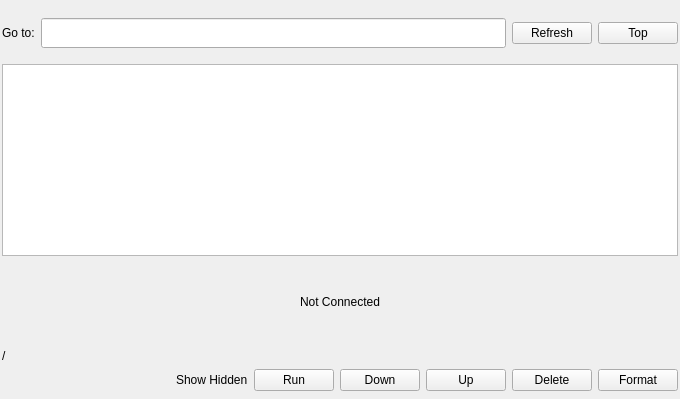
<?xml version="1.0" encoding="UTF-8"?>
<ui version="4.0">
 <class>CFileBrowser</class>
 <widget class="QWidget" name="CFileBrowser">
  <property name="geometry">
   <rect>
    <x>0</x>
    <y>0</y>
    <width>680</width>
    <height>399</height>
   </rect>
  </property>
  <property name="windowTitle">
   <string>Form</string>
  </property>
  <layout class="QVBoxLayout" name="verticalLayout">
   <property name="spacing">
    <number>6</number>
   </property>
   <property name="leftMargin">
    <number>2</number>
   </property>
   <property name="topMargin">
    <number>8</number>
   </property>
   <property name="rightMargin">
    <number>2</number>
   </property>
   <property name="bottomMargin">
    <number>8</number>
   </property>
   <item>
    <layout class="QHBoxLayout" name="horizontalLayout">
     <property name="spacing">
      <number>6</number>
     </property>
     <item>
      <widget class="QLabel" name="gotoLabel">
       <property name="sizePolicy">
        <sizepolicy hsizetype="Preferred" vsizetype="Fixed">
         <horstretch>0</horstretch>
         <verstretch>0</verstretch>
        </sizepolicy>
       </property>
       <property name="minimumSize">
        <size>
         <width>0</width>
         <height>50</height>
        </size>
       </property>
       <property name="text">
        <string>Go to:</string>
       </property>
      </widget>
     </item>
     <item>
      <widget class="QLineEdit" name="gotoLine">
       <property name="minimumSize">
        <size>
         <width>0</width>
         <height>30</height>
        </size>
       </property>
      </widget>
     </item>
     <item>
      <widget class="QPushButton" name="refreshButton">
       <property name="text">
        <string>Refresh</string>
       </property>
      </widget>
     </item>
     <item>
      <widget class="QPushButton" name="topButton">
       <property name="text">
        <string>Top</string>
       </property>
      </widget>
     </item>
    </layout>
   </item>
   <item>
    <widget class="QTreeWidget" name="tree">
     <property name="sizePolicy">
      <sizepolicy hsizetype="MinimumExpanding" vsizetype="MinimumExpanding">
       <horstretch>0</horstretch>
       <verstretch>0</verstretch>
      </sizepolicy>
     </property>
     <property name="minimumSize">
      <size>
       <width>400</width>
       <height>80</height>
      </size>
     </property>
     <property name="animated">
      <bool>true</bool>
     </property>
     <property name="columnCount">
      <number>3</number>
     </property>
     <attribute name="headerVisible">
      <bool>false</bool>
     </attribute>
     <column>
      <property name="text">
       <string notr="true">1</string>
      </property>
     </column>
     <column>
      <property name="text">
       <string notr="true">2</string>
      </property>
     </column>
     <column>
      <property name="text">
       <string notr="true">3</string>
      </property>
     </column>
    </widget>
   </item>
   <item>
    <widget class="QWidget" name="notConnectedWidget" native="true">
     <property name="sizePolicy">
      <sizepolicy hsizetype="MinimumExpanding" vsizetype="MinimumExpanding">
       <horstretch>0</horstretch>
       <verstretch>0</verstretch>
      </sizepolicy>
     </property>
     <property name="minimumSize">
      <size>
       <width>400</width>
       <height>80</height>
      </size>
     </property>
     <layout class="QHBoxLayout" name="horizontalLayout_4">
      <property name="spacing">
       <number>0</number>
      </property>
      <property name="leftMargin">
       <number>0</number>
      </property>
      <property name="topMargin">
       <number>0</number>
      </property>
      <property name="rightMargin">
       <number>0</number>
      </property>
      <property name="bottomMargin">
       <number>0</number>
      </property>
      <item>
       <spacer name="horizontalSpacer_2">
        <property name="orientation">
         <enum>Qt::Horizontal</enum>
        </property>
        <property name="sizeHint" stdset="0">
         <size>
          <width>303</width>
          <height>20</height>
         </size>
        </property>
       </spacer>
      </item>
      <item>
       <widget class="QLabel" name="notConnectedLabel">
        <property name="sizePolicy">
         <sizepolicy hsizetype="Preferred" vsizetype="Fixed">
          <horstretch>0</horstretch>
          <verstretch>0</verstretch>
         </sizepolicy>
        </property>
        <property name="text">
         <string>Not Connected</string>
        </property>
       </widget>
      </item>
      <item>
       <spacer name="horizontalSpacer_3">
        <property name="orientation">
         <enum>Qt::Horizontal</enum>
        </property>
        <property name="sizeHint" stdset="0">
         <size>
          <width>303</width>
          <height>20</height>
         </size>
        </property>
       </spacer>
      </item>
     </layout>
    </widget>
   </item>
   <item>
    <layout class="QHBoxLayout" name="horizontalLayout_2">
     <item>
      <widget class="QLabel" name="pathLabel">
       <property name="text">
        <string>/</string>
       </property>
      </widget>
     </item>
    </layout>
   </item>
   <item>
    <layout class="QHBoxLayout" name="horizontalLayout_3">
     <property name="spacing">
      <number>6</number>
     </property>
     <item>
      <spacer name="horizontalSpacer">
       <property name="orientation">
        <enum>Qt::Horizontal</enum>
       </property>
       <property name="sizeHint" stdset="0">
        <size>
         <width>40</width>
         <height>20</height>
        </size>
       </property>
      </spacer>
     </item>
     <item>
      <widget class="CCheckbox" name="showHiddenFilesCheckBox">
       <property name="text">
        <string>Show Hidden</string>
       </property>
      </widget>
     </item>
     <item>
      <widget class="QPushButton" name="runButton">
       <property name="text">
        <string>Run</string>
       </property>
      </widget>
     </item>
     <item>
      <widget class="QPushButton" name="downloadButton">
       <property name="text">
        <string>Down</string>
       </property>
      </widget>
     </item>
     <item>
      <widget class="QPushButton" name="uploadButton">
       <property name="text">
        <string>Up</string>
       </property>
      </widget>
     </item>
     <item>
      <widget class="QPushButton" name="deleteButton">
       <property name="text">
        <string>Delete</string>
       </property>
      </widget>
     </item>
     <item>
      <widget class="QPushButton" name="formatButton">
       <property name="text">
        <string>Format</string>
       </property>
      </widget>
     </item>
    </layout>
   </item>
  </layout>
 </widget>
 <customwidgets>
  <customwidget>
   <class>CCheckbox</class>
   <extends>QLabel</extends>
   <header>CSdk/CCheckbox.h</header>
  </customwidget>
 </customwidgets>
 <resources/>
 <connections/>
</ui>
